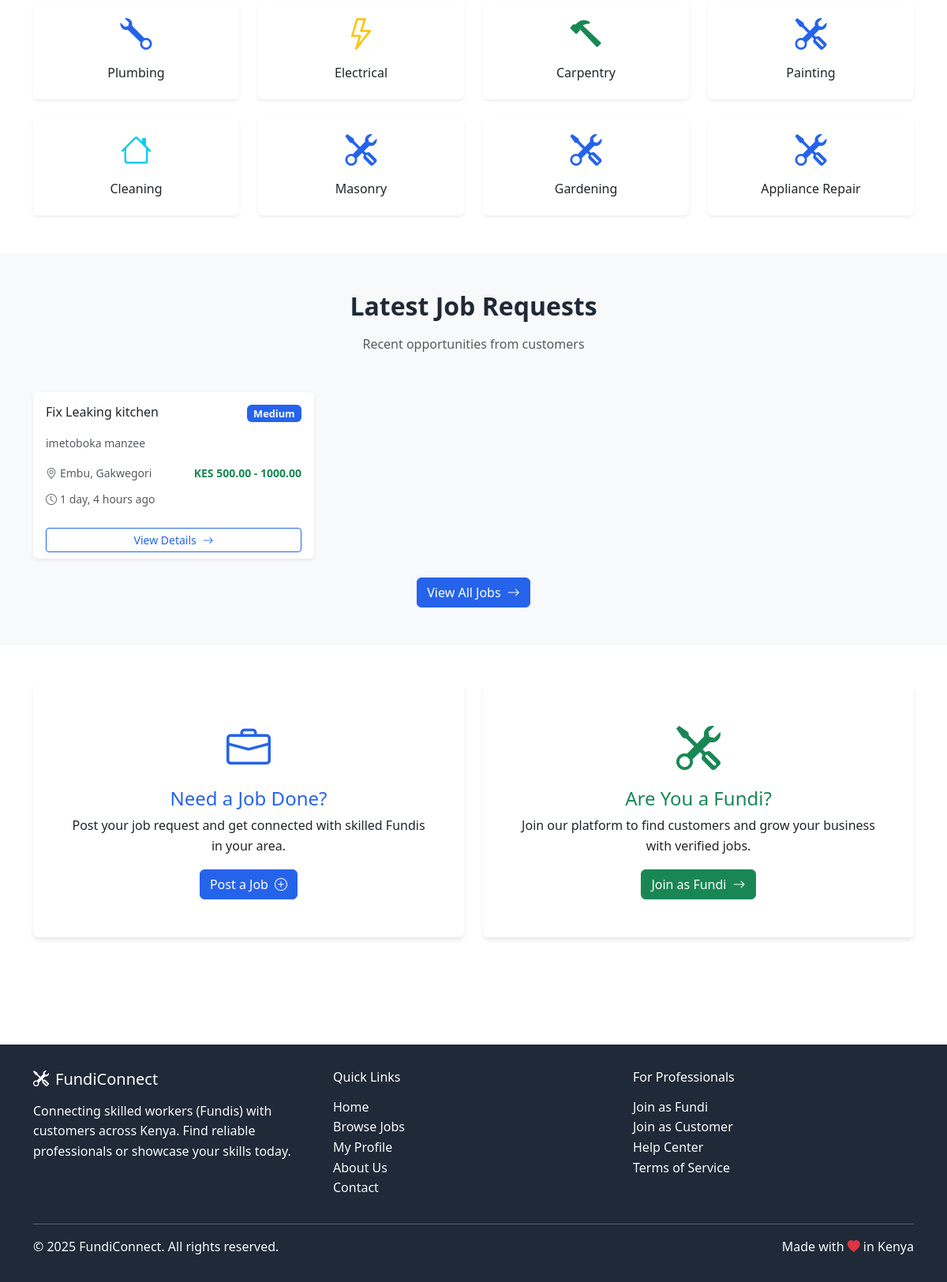
Before: / (lower part) with the older database file.
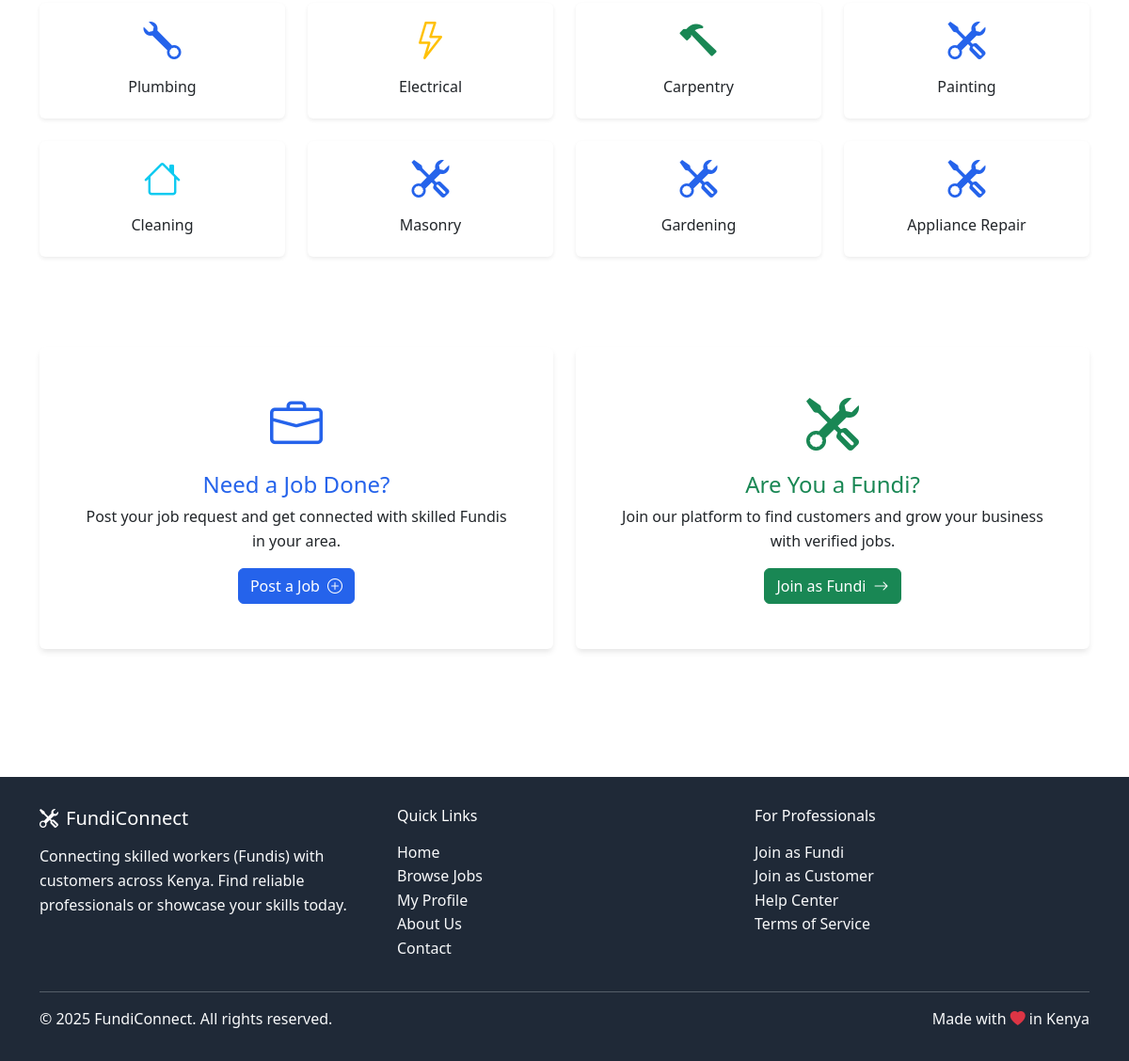
After: the same page with the newer database file.
### jobs/models.py (models this page shows, shortened)
class Category(models.Model):
    name = models.CharField(max_length=50, unique=True)
    description = models.TextField(blank=True)
    created_at = models.DateTimeField(auto_now_add=True)
    class Meta:
        verbose_name_plural = "Categories"

class Job(models.Model):
    STATUS_CHOICES = [
        ('open', 'Open'),
        ('in_progress', 'In Progress'),
        ('completed', 'Completed'),
        ('cancelled', 'Cancelled'),
    ]
    URGENCY_CHOICES = [
        ('low', 'Low'),
        ('medium', 'Medium'),
        ('high', 'High'),
        ('urgent', 'Urgent'),
    ]
    title = models.CharField(max_length=200)
    description = models.TextField()
    customer = models.ForeignKey(User, on_delete=models.CASCADE, related_name='posted_jobs')
    fundi = models.ForeignKey(User, on_delete=models.SET_NULL, null=True, blank=True, related_name='assigned_jobs')
    category = models.ForeignKey(Category, on_delete=models.SET_NULL, null=True)
    location = models.CharField(max_length=100)
    status = models.CharField(max_length=20, choices=STATUS_CHOICES, default='open')
    urgency = models.CharField(max_length=10, choices=URGENCY_CHOICES, default='medium')
    budget_min = models.DecimalField(max_digits=10, decimal_places=2, null=True, blank=True)
    budget_max = models.DecimalField(max_digits=10, decimal_places=2, null=True, blank=True)
    created_at = models.DateTimeField(auto_now_add=True)
    updated_at = models.DateTimeField(auto_now=True)
    deadline = models.DateTimeField(null=True, blank=True)
    rating = models.PositiveSmallIntegerField(null=True, blank=True)  # 1-5 stars
    customer_review_text = models.TextField(blank=True)  # Optional written review
    class Meta:
        ordering = ['-created_at']

### core/views.py (the view, shortened to what this page needs)
# urls.py: path('', views.dashboard, name='dashboard'),
def dashboard(request):
    if not request.user.is_authenticated:
        jobs = Job.objects.filter(status='open').order_by('-created_at')[:6]
        categories = Category.objects.all()[:8]
        return render(request, 'core/landing.html', {
            'jobs': jobs,
            'categories': categories
        })

### templates/core/landing.html (shortened to what the changed rows need)
{% extends 'base/base.html' %}
{% block content %}
<section class="py-5" id="popular-services">
    <div class="container">
        <div class="row g-4">
            {% if categories %}
                {% for category in categories %}
                <div class="col-md-3 col-6">
                    <div class="card h-100 text-center border-0 shadow-sm">
                        <div class="card-body">
                            <div class="mb-3">
                                {% if category.name == 'Plumbing' %}
                                    <i class="bi bi-wrench display-6 text-primary"></i>
                                {% elif category.name == 'Electrical' %}
                                    <i class="bi bi-lightning display-6 text-warning"></i>
                                {% elif category.name == 'Carpentry' %}
                                    <i class="bi bi-hammer display-6 text-success"></i>
                                {% elif category.name == 'Cleaning' %}
                                    <i class="bi bi-house display-6 text-info"></i>
                                {% else %}
                                    <i class="bi bi-tools display-6 text-primary"></i>
                                {% endif %}
                            </div>
                            <h6 class="card-title">{{ category.name }}</h6>
                        </div>
                    </div>
                </div>
                {% endfor %}
            {% endif %}
        </div>
    </div>
</section>
{% if jobs %}
<section class="py-5 bg-light">
    <div class="container">
        <div class="text-center mb-5">
            <h2 class="fw-bold mb-3">Latest Job Requests</h2>
            <p class="text-muted">Recent opportunities from customers</p>
        </div>
        <div class="row g-4">
            {% for job in jobs %}
            <div class="col-lg-4 col-md-6">
                <div class="card job-card h-100 border-0 shadow-sm">
                    <div class="card-body">
                        <div class="d-flex justify-content-between align-items-start mb-3">
                            <h6 class="card-title mb-0">{{ job.title }}</h6>
                            <span class="badge bg-primary badge-urgency">{{ job.get_urgency_display }}</span>
                        </div>
                        <p class="card-text text-muted small mb-3">{{ job.description|truncatewords:15 }}</p>
                        <div class="d-flex justify-content-between align-items-center mb-2">
                            <small class="text-muted">
                                <i class="bi bi-geo-alt me-1"></i>{{ job.location }}
                            </small>
                            {% if job.budget_min %}
                                <small class="text-success fw-bold">
                                    KES {{ job.budget_min }}{% if job.budget_max %} - {{ job.budget_max }}{% endif %}
                                </small>
                            {% endif %}
                        </div>
                        <small class="text-muted">
                            <i class="bi bi-clock me-1"></i>{{ job.created_at|timesince }} ago
                        </small>
                    </div>
                    <div class="card-footer bg-transparent border-0">
                        <a href="{% url 'job_detail' job.id %}" class="btn btn-outline-primary btn-sm w-100">
                            View Details <i class="bi bi-arrow-right ms-1"></i>
                        </a>
                    </div>
                </div>
            </div>
            {% endfor %}
        </div>
        <div class="text-center mt-4">
            <a href="{% url 'job_list' %}" class="btn btn-primary">
                View All Jobs <i class="bi bi-arrow-right ms-1"></i>
            </a>
        </div>
    </div>
</section>
{% endif %}
{% endblock %}

Changed rows visible on the page:
no longer on this page (row edited): Job: title "Fix Leaking kitchen", urgency "Medium", description "imetoboka manzee", location "Embu, Gakwegori", budget_min "500.00", budget_max "1000.00", created_at "1 day, 4 hours"
Other visible differences:
text no longer shown: "Latest Job Requests Recent opportunities from customers View All Jobs"
